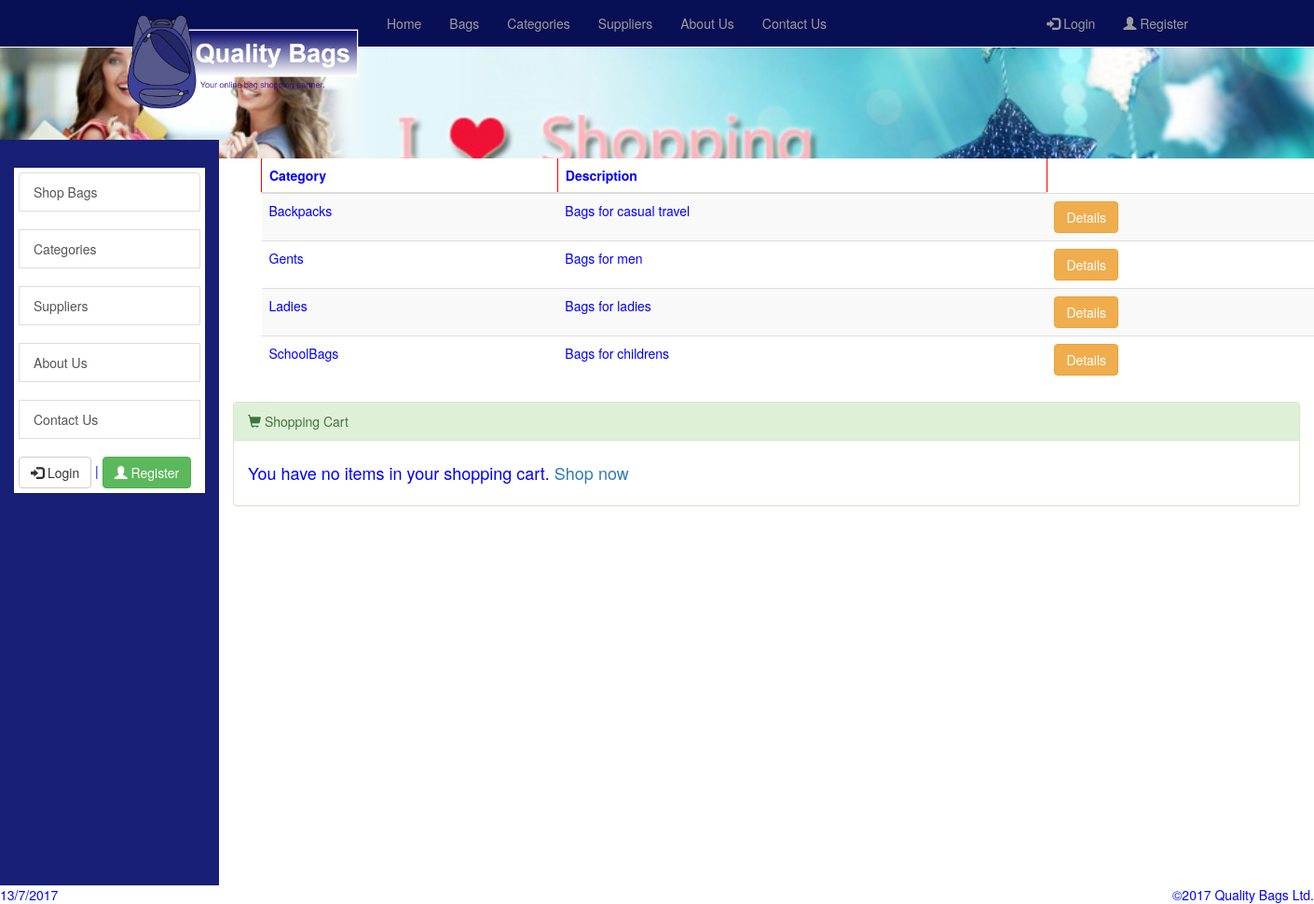
The page /index.php?content_page=categories on the database its author committed.
### tables this page shows
CREATE TABLE categories (
  category_id int(5) unsigned NOT NULL auto_increment,
  category_name varchar(50) NOT NULL default '',
  description varchar(100),
  PRIMARY KEY  (category_id)
);

### data_layer/credential.inc.php (called while the page is built)
<?php
$host = 'localhost';
$user = 'johns08';
$pass = '07061990';
$name = 'johns08mysql2';
?>

### data_layer/data.inc.php (called while the page is built, shortened)
<?php
require_once('credential.inc.php');
$db = new MySQL($host,$user,$pass,$name);
class MySQL {
    var $host;
    var $dbUser;
    var $dbPass;
    var $dbName;
    var $dbConn;
    function MySQL ($host,$dbUser,$dbPass,$dbName) {
        $this->host=$host;
        $this->dbUser=$dbUser;
        $this->dbPass=$dbPass;
        $this->dbName=$dbName;
    }
    function connectToDb () {
        if (!$this->dbConn = @mysqli_connect($this->host,
                                      $this->dbUser,
                                      $this->dbPass)) {
            trigger_error('Could not connect to server');
            $this->connectError=true;
		  } else if ( !@mysqli_select_db($this->dbConn, $this->dbName) ) {
            trigger_error('Could not select database');
            $this->connectError=true;
        }
    }
    function query($sql) {
	   if (!$queryResource=mysqli_query($this->dbConn, $sql))
          trigger_error ('Query failed: '.mysqli_error($this->dbConn).
                        ' SQL: '.$sql);
     return new MySQLResult($this,$queryResource);
 }
}
class MySQLResult {
 var $query;
 function MySQLResult(& $mysql,$query) {
     $this->query=$query;
 }
 function fetch () {
     if ( $row=mysqli_fetch_array($this->query,MYSQL_ASSOC) ) {
         return $row;
     } else if ( $this->size() > 0 ) {
         mysqli_data_seek($this->query,0);
         return false;
     } else {
         return false;
     }
 }
 function size () {
     return mysqli_num_rows($this->query);
   }
 }
 ?>

### business_layer/categoriesController.php (the view, shortened to what this page needs)
<?php
require_once('/../data_layer/data.inc.php');
class Category {
  public static function displayCategories() {
  	global $db;
  	$sql = 'SELECT * FROM categories ORDER BY category_id';
  	$result = $db->query($sql);
    $output[] = '<div class="container"><table class="table table-striped">';
    $output[] = '<thead><tr><th>Category</th><th>Description</th></tr></thead>';
    $output[] = '<tbody>';
  	while ($row = $result->fetch()) {
      $output[] = '<tr>';
  		$output[] = '<td>'.$row['category_name'].'</td><td>'.$row['description'].'</td>';
      $output[] = '<td><a href="index.php?content_page=categoryDetails&id='.$row['category_id'].'" class="btn btn-warning">Details</a></td>';
      $output[] = '</tr>';
  	}
  	$output[] = '<tbody></table></div>';
  	echo join('',$output);
  }
  public static function displayCreateCategoryForm() {
    $output[] = '<form action="index.php?content_page=categories" method="POST" role="form" class="form-horizontal"><div class="row">';
    $output[] = '<div class="form-group col-sm-4"><label for="categoryName" class="control-label">Category Name:</label><input type="text" class="form-control" id="categoryName" name="categoryName" placeholder="new category name" required></div></div><div class="row">';
    $output[] = '<div class="form-group col-sm-4"><label for="description" class="control-label">Description:</label><input type="text" class="form-control" id="description" name="description" placeholder="category description" required></div></div>';
  }
}
?>

### stylesheets/home.css (style rules this page uses)
h1, h2, h3, h4, h5, h6, th { color: Blue; }
#IDates td, th { border: 1px solid red; }

### rows shown on the page
categories: category_name "Backpacks", description "Bags for casual travel"
categories: category_name "Gents", description "Bags for men"
categories: category_name "Ladies", description "Bags for ladies"
categories: category_name "SchoolBags", description "Bags for childrens"
